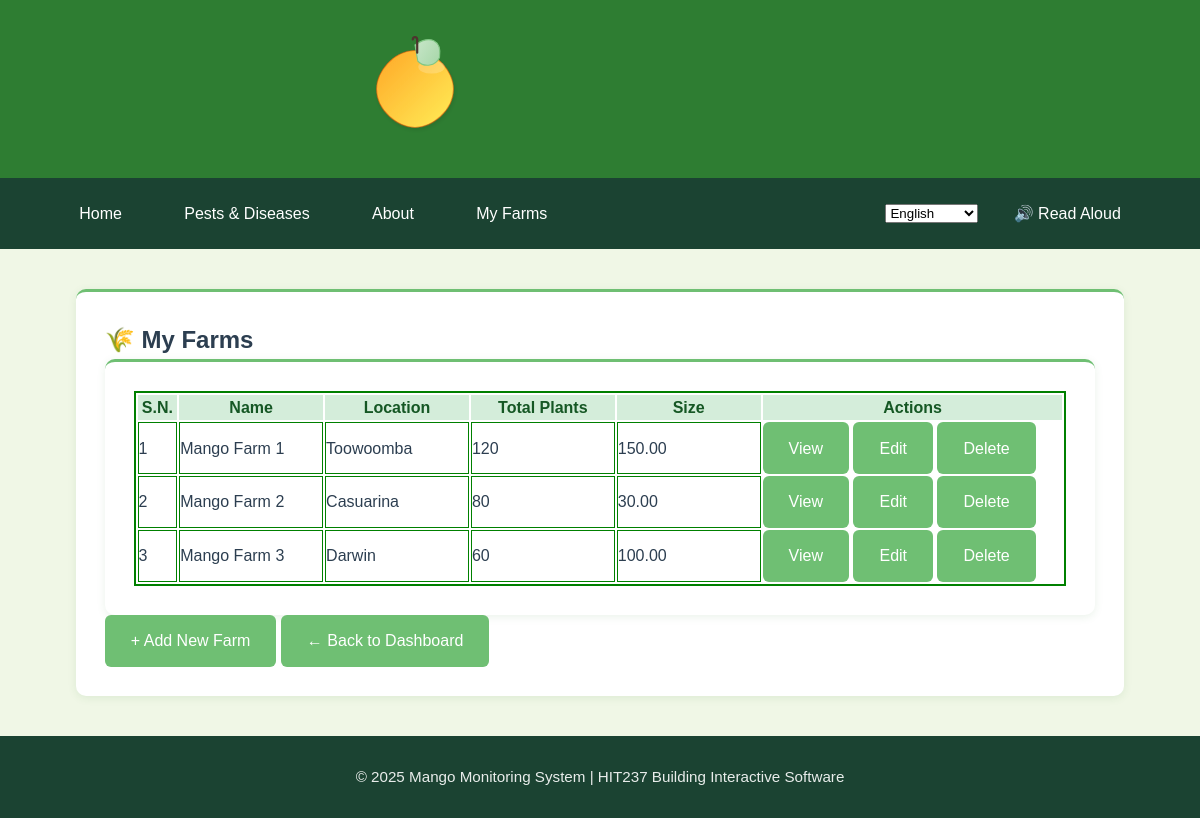
The page /myfarms/manage-farms/ (signed in) on the database its author committed.
### App2/models.py (models this page shows, shortened)
class Farm(models.Model):
    name = models.CharField(max_length=100)
    location = models.CharField(max_length=150)
    owner = models.ForeignKey(User, on_delete=models.CASCADE, related_name="farms")
    total_plants = models.IntegerField(validators=[MinValueValidator(1)], help_text="Total number of mango plants on the property")
    farm_size = models.DecimalField(max_digits=10, decimal_places=2, help_text="Farm size in hectares")
    stocking_rate = models.DecimalField(max_digits=10, decimal_places=2, help_text="Plants per hectare", editable=False)
    created_at = models.DateTimeField(auto_now_add=True)
    updated_at = models.DateTimeField(auto_now=True)
    class Meta:
        ordering = ['name']

### App2/views.py (the view)
# urls.py: path('manage-farms/', views.farm_list, name='farm-list'),
@login_required
def farm_list(request):
    if request.user.is_superuser:
        user_filter = request.GET.get('user_filter', 'all')
        if user_filter != 'all':
            try:
                user_id = int(user_filter)
                farms = Farm.objects.filter(owner_id=user_id)
            except (ValueError, TypeError):
                farms = Farm.objects.all()
        else:
            farms = Farm.objects.all()
        context = {
            'farms': farms,
            'users': User.objects.all(),
            'current_user_filter': user_filter,
            'is_superuser': True
        }
    else:
        farms = Farm.objects.filter(owner=request.user)
        context = {
            'farms': farms,
            'is_superuser': False
        }
    return render(request, 'App2/farm_list.html', context)

### App2/templates/App2/farm_list.html (shortened to what this page needs)
{% extends 'app2/base.html' %}
{% block content %}
<div class="card shadow-sm p-3">
<div class="container mt-4">
  <div class="d-flex justify-content-between align-items-center mb-3">
    <h2 class="mb-0">{% if is_superuser %}🌾 My Farms{% else %}🌾 My Farms{% endif %}</h2>
 </div>
  </div>
  <div class="card shadow-sm p-3">
  <div class="summary-table-container mb-4">
   <table class="table w-auto text-center" style="border: 2px solid green;">
    <div class="stat-item" style="flex: 1; text-align: center; padding: 0 10px; border-right: 1px solid #eee;">
      <thead style="background-color: #d4edda; color: #155724;">
          <tr>
            <th style="width: 3%;" style="border: 1px solid green;">S.N.</th>
            <th style="width: 12%;" style="border: 1px solid green;">Name</th>
            <th style="width: 12%;" style="border: 1px solid green;">Location</th>
            <th style="width: 12%;" style="border: 1px solid green;">Total Plants</th>
            <th style="width: 12%;" style="border: 1px solid green;">Size</th>
            <th style="width: 25%;" style="border: 1px solid green;">Actions</th>
          </tr>
        </thead>
        <tbody>
          {% for farm in farms %}
          <tr>
            <td style="border: 1px solid green;">{{ forloop.counter }}</td>
            <td style="border: 1px solid green;">{{ farm.name }}</td>
            <td style="border: 1px solid green;">{{ farm.location }}</td>
            <td style="border: 1px solid green;">{{ farm.total_plants }}</td>
            <td style="border: 1px solid green;">{{ farm.farm_size }}</td>
            <td>
              <div class="btn-group" role="group">
                <a href="{% url 'App2:farm-detail' farm.pk %}" class="btn btn-sm btn-outline-primary">View</a>
                <a href="{% url 'App2:farm-update' farm.pk %}" class="btn btn-sm btn-outline-warning">Edit</a>
                <a href="{% url 'App2:farm-delete' farm.pk %}" class="btn btn-sm btn-outline-danger">Delete</a>
              </div>
            </td>
          </tr>
          {% endfor %}
        </tbody>
      </table>
    </div>
  </div>
  <div class="text-end mt-3">
    <a href="{% url 'App2:farm-create' %}" class="btn btn-success">+ Add New Farm</a>
    <a href="{% url 'App2:profile' %}" class="btn btn-outline-secondary">← Back to Dashboard</a>
  </div>
</div>
{% endblock %}

### App1/static/css/base.css (style rules this page uses)
:root { --primary-green: #2E7D32; --secondary-green: #6FBF73; --accent-green: #A2C523; --light-bg: #F0F7E6; --card-bg: #FFFFFF; --text-dark: #2C3E50; --text-light: #5D6D7E; --shadow-sm: 0 2px 8px rgba(46, 125, 50, 0.1); --shadow-md: 0 4px 12px rgba(46, 125, 50, 0.15); --border-color: #dcdcdc; }
* { margin: 0; padding: 0; box-sizing: border-box; font-family: 'Poppins', sans-serif; }
body { min-height: 100vh; display: flex; flex-direction: column; background-color: var(--light-bg); color: var(--text-dark); line-height: 1.6; }
.card { background: var(--card-bg); border-radius: 10px; box-shadow: var(--shadow-sm); padding: 1.8rem; transition: all 0.3s ease; border-top: 3px solid var(--secondary-green); }
.btn { display: inline-flex; align-items: center; gap: 0.5rem; padding: 0.7rem 1.5rem; background-color: var(--secondary-green); color: white; border-radius: 6px; text-decoration: none; font-weight: 500; transition: all 0.3s ease; border: 2px solid transparent; }

### rows shown on the page
Farm: name "Mango Farm 1", location "Toowoomba", total_plants "120", farm_size "150.00"
Farm: name "Mango Farm 2", location "Casuarina", total_plants "80", farm_size "30.00"
Farm: name "Mango Farm 3", location "Darwin", total_plants "60", farm_size "100.00"
